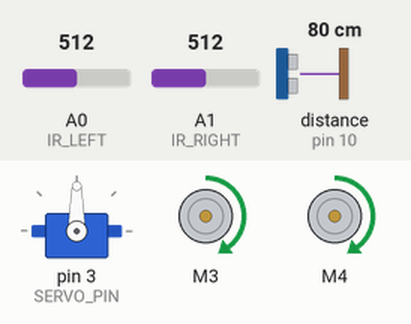
Bench run of a sketch on a simulated Arduino Uno, built with avr-gcc and run on an emulated ATmega328P. Shown: servo, 2 × DC motor (green arrow = forward, orange = backward, longer = faster). Inputs (shaded band) come from the test bench; at power-on: distance to the obstacle (sensor on pin 10) 80 cm, A0 (IR_LEFT) = 512, A1 (IR_RIGHT) = 512. The echo pulse lasts 58.3 µs per cm.

Above: at 1.7 s.
1.8 s: distance to the obstacle (sensor on pin 10) set to 17 cm
3.3 s: distance to the obstacle (sensor on pin 10) set to 14 cm
At 3.7 s:
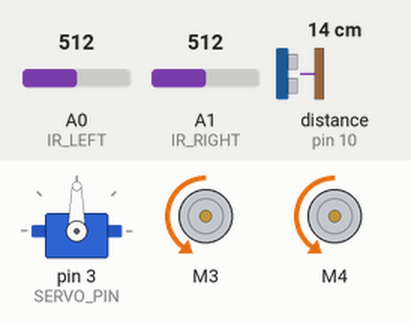
6.3 s: distance to the obstacle (sensor on pin 10) set to 18 cm
At 7.5 s:
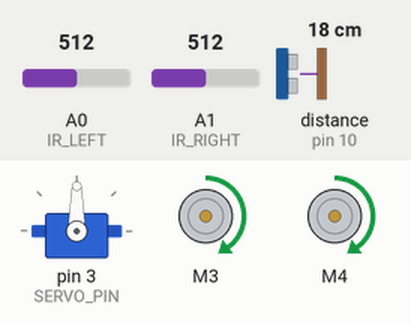
7.8 s: distance to the obstacle (sensor on pin 10) set to 2 cm
At 8.2 s:
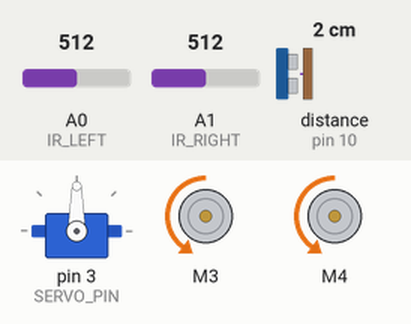
Timing chart, 0 to 10.8 s (numbered marks = the images above; inputs shaded):
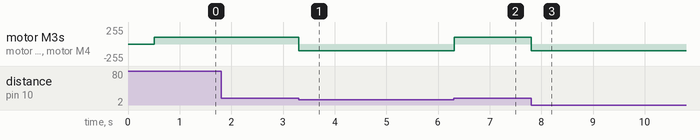

The sketch:

SuperStar.ino
```cpp
#include "src/main.cpp"
```

Motors.cpp
```cpp
#include "Motors.h"

Motors::Motors() : AFMS(), motorLEFT(AFMS.getMotor(3)), motorRIGHT(AFMS.getMotor(4)) {
    AFMS.begin();
}

void Motors::forward() {
    motorLEFT->setSpeed(100);
    motorRIGHT->setSpeed(100);
    motorLEFT->run(FORWARD);
    motorRIGHT->run(FORWARD);
}

void Motors::backward() {
    motorLEFT->setSpeed(100);
    motorRIGHT->setSpeed(100);
    motorLEFT->run(BACKWARD);
    motorRIGHT->run(BACKWARD);
}

void Motors::right() {
    motorLEFT->setSpeed(100);
    motorRIGHT->setSpeed(100);
    motorLEFT->run(FORWARD);
    motorRIGHT->run(BACKWARD);
}

void Motors::left() {
    motorLEFT->setSpeed(100);
    motorRIGHT->setSpeed(100);
    motorLEFT->run(BACKWARD);
    motorRIGHT->run(FORWARD);
}

void Motors::stop() {
    motorLEFT->setSpeed(0);
    motorRIGHT->setSpeed(0);
    motorLEFT->run(RELEASE);
    motorRIGHT->run(RELEASE);
}
```

Motors.h
```cpp
#ifndef MOTORS_H
#define MOTORS_H

#include <Adafruit_MotorShield.h>

class Motors {
public:
    Motors();
    void forward();
    void backward();
    void right();
    void left();
    void stop();
private:
    Adafruit_MotorShield AFMS;
    Adafruit_DCMotor *motorLEFT;
    Adafruit_DCMotor *motorRIGHT;
};

#endif
```

PID.cpp
```cpp
#include "PID.h"

PID::PID(float kp, float ki, float kd) : kp(kp), ki(ki), kd(kd), previousError(0), integral(0) {}

float PID::compute(float error) {
    integral += error;
    float derivative = error - previousError;
    previousError = error;
    return kp * error + ki * integral + kd * derivative;
}
```

PID.h
```cpp
#ifndef PID_H
#define PID_H

class PID {
public:
    PID(float kp, float ki, float kd);
    float compute(float error);
private:
    float kp, ki, kd;
    float previousError, integral;
};

#endif
```

Sensors.cpp
```cpp
#include "Sensors.h"
#include <Arduino.h>

Sensors::Sensors(int irLeft, int irRight, int trig, int echo, int servoPin)
    : IR_LEFT(irLeft), IR_RIGHT(irRight), distanceSensor(trig, echo, 200) {
    pinMode(IR_LEFT, INPUT);
    pinMode(IR_RIGHT, INPUT);
    servo.attach(servoPin);
    servo.write(90);
}

int Sensors::readIRLeft() {
    return analogRead(IR_LEFT);
}

int Sensors::readIRRight() {
    return analogRead(IR_RIGHT);
}

int Sensors::readDistance() {
    return distanceSensor.ping_cm();
}

void Sensors::scanObstacle() {
    servo.write(45);
    delay(500);
    int leftDist = readDistance();

    servo.write(135);
    delay(500);
    int rightDist = readDistance();

    servo.write(90);
}
```

Sensors.h
```cpp
#ifndef SENSORS_H
#define SENSORS_H

#include <NewPing.h>
#include <Servo.h>

class Sensors {
public:
    Sensors(int irLeft, int irRight, int trig, int echo, int servoPin);
    int readIRLeft();
    int readIRRight();
    int readDistance();
    void scanObstacle();
private:
    int IR_LEFT, IR_RIGHT;
    NewPing distanceSensor;
    Servo servo;
    int servoPosition;
};

#endif
```

main.cpp
```cpp
#include "../Motors.h"
#include "../Sensors.h"
#include "../PID.h"
#include <Arduino.h>

// Pins
#define IR_LEFT A0
#define IR_RIGHT A1
#define TRIGGER_PIN 9
#define ECHO_PIN 10
#define SERVO_PIN 3

Motors motors;
Sensors sensors(IR_LEFT, IR_RIGHT, TRIGGER_PIN, ECHO_PIN, SERVO_PIN);
PID pidController(1.5, 0.0, 0.5);

const int obstacleThreshold = 15;

void setup() {
    Serial.begin(9600);
    delay(500);
}

void loop() {
    int distance = sensors.readDistance();
    if (distance > 0 && distance <= obstacleThreshold) {
        motors.stop();
        motors.backward();
        delay(500);
        motors.stop();
        return;
    }

    int valueLeft = sensors.readIRLeft();
    int valueRight = sensors.readIRRight();
    float correction = pidController.compute(valueRight - valueLeft);

    int speedLeft = constrain(100 - correction, 0, 100);
    int speedRight = constrain(100 + correction, 0, 100);

    motors.forward();
    delay(10);
}
```

Measured:
- the behaviour switches between 16 and 15 cm on distance to the obstacle (sensor on pin 10) (found by bisection; images 0 and 1)
- after the input at 1.8 s, every drawn part: stays the same
- after the input at 3.3 s, motor M3, motor M4: forward 100/255 → backward 100/255 at once
- after the input at 6.3 s, motor M3, motor M4: backward 100/255 → forward 100/255 at once
- after the input at 7.8 s, motor M3, motor M4: forward 100/255 → backward 100/255 at once
